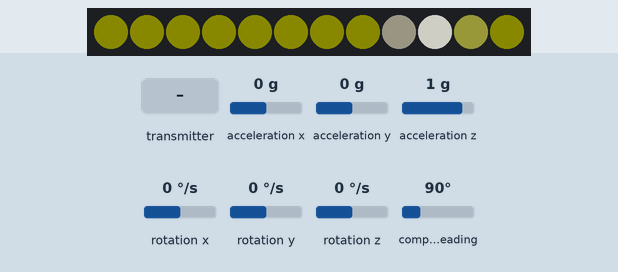
A sketch run on a simulated Arduino Uno, built with avr-gcc and run on an emulated ATmega328P. Parts: 12 RGB LEDs in strip order, left to right. The inputs (shaded band) are chosen by the test bench; at power-on: compass heading 90°, acceleration x 0 g, acceleration y 0 g, acceleration z 1 g, rotation x 0 °/s, rotation y 0 °/s, rotation z 0 °/s. Dim RGB values are drawn brighter than linear; random numbers use the default seed unless the sketch sets one; no radio packets arrive unless stated; what the sketch prints to the serial monitor is not drawn.

Above: at 1.27 s.
1.3 s: compass heading set to 7°
At 1.44 s:
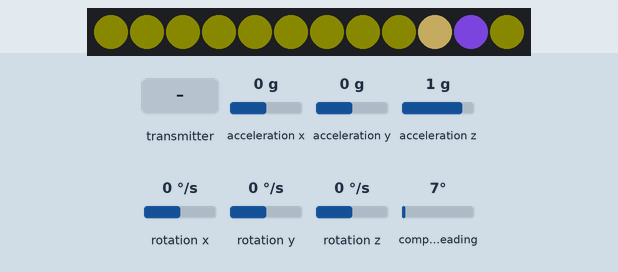
2.8 s: the transmitter starts sending gotByte = 0
At 4.0 s:
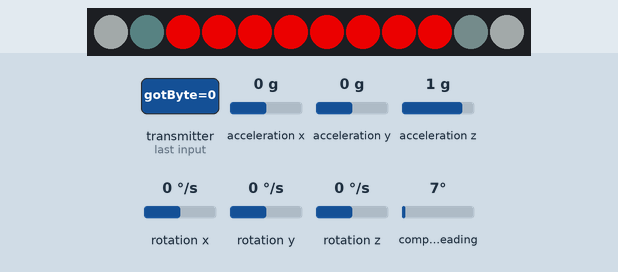
4.4 s: compass heading set to 90°
At 4.42 s:
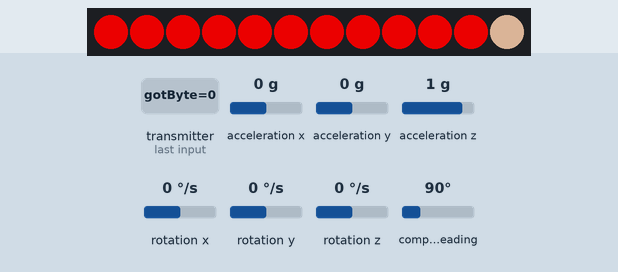
6.0 s: compass heading set to 180°
At 6.03 s:
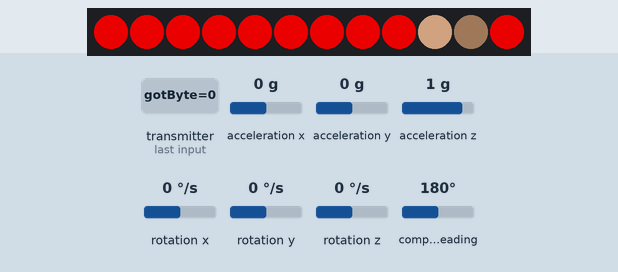
7.6 s: compass heading set to 269°
At 7.68 s:
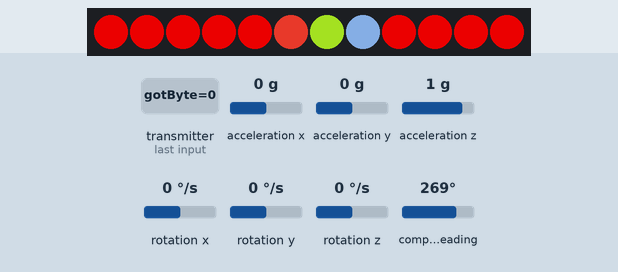
9.4 s: compass heading set to 352°
At 9.41 s:
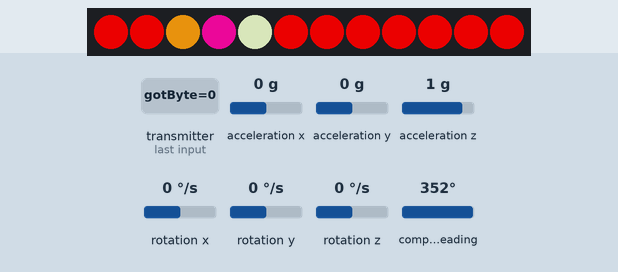

The sketch:

compass-mesh.ino
```cpp
/*
 * COMPASS WITH RF24 NETWORK
 *
 * Broadcast radio number to all nodes by writing to each pipe.
 * Read from just one.
 *
 * Or write to just one and read from each other pipe.
 *
 */

#include <Wire.h>
#include <LSM303.h>
#include <SPI.h>
#include <RF24.h>
#include <Adafruit_NeoPixel.h>
#include "SeekerParticleEmitter.h"

/****************** User Config ***************************/
#define PING_INTERVAL_MILLIS 1000
#define TOTAL_NODES 4 //TOTAL NUMBER OF NODES IN MESH

//THESE MUST BE SET! CHANGE ADDRESS AS YOU UPLOAD TO EACH NODE!
 uint8_t radioNumber = 3;

/* Hardware configuration: Set up nRF24L01 radio on SPI bus plus pins 9 & 10 */
 RF24 radio(9,10);
/**********************************************************/

#define PRESENCE_TIMEOUT_MILLIS 10000
#define MILLIS_PER_FRAME 10  // 83   // 1/12

#define LED_PIN 6
#define NUM_PIXELS 12
#define NUM_PARTICLES 8
#define POWER 256
#define COMPASS_READ_INTERVAL 66

uint32_t friendPixelColors[12];

Adafruit_NeoPixel strip = Adafruit_NeoPixel(NUM_PIXELS, LED_PIN, NEO_GRB + NEO_KHZ800);
SeekerParticleEmitter emitter = SeekerParticleEmitter(NUM_PIXELS, NUM_PARTICLES);

LSM303 compass;
unsigned long lastReadAt = 0;
uint8_t pixelHour = 0;
float alpha = 0.9; // 0.1; //0.9 // factor to smooth compass reading.
float heading = 0.0;

//const uint64_t writePipe = 0xF0F0F0F00LL;
//const uint64_t readPipe = 0xF0F0F0F00LL;

byte addresses[][6] = { "1Node", "2Node", "3Node", "4Node" };

long presence[TOTAL_NODES];
unsigned long lastPingSentAt = 0;
unsigned long lastStripUpdateAt = 0;
unsigned long compassLastReadAt = 0;

uint32_t wheel(uint8_t WheelPos);

uint32_t colorForFriend(int nodeAddress) {
  uint8_t red = 0;
  uint8_t green = 0;
  uint8_t blue = 0;

  switch (nodeAddress) {
    case 0:
      red = 255;
      break;
    case 1:
      green = 255;
      break;
    case 2:
      blue = 255;
      break;
    case 3:
      blue = 255;
      red = 255;
      break;
  }
  return strip.Color(red, green, blue);

  //return wheel(nodeAddress / (TOTAL_NODES-1) * 255);
}

void setup()
{
  Serial.begin(115200);
  Serial.println(F("rf24-mesh-ping"));

  randomSeed(analogRead(0));

  // Setup and configure radio

  radio.begin();
  Serial.println(F("radio initialized"));

  // Or try intermediate settings first:
  // RF24_PA_MIN, RF24_PA_LOW, RF24_PA_HIGH and RF24_PA_MAX
  radio.setPALevel(RF24_PA_MAX);
  // [ ]  Put a 10uF cap across + and - on the chip

  radio.setDataRate(RF24_250KBPS); // Fast enough.. Better range
  radio.setChannel(108); // 2.508 Ghz - Above most Wifi Channels

  radio.enableAckPayload();                     // Allow optional ack payloads

  // is this necessary?
  radio.enableDynamicPayloads();                // Ack payloads are dynamic payloads

  radio.openReadingPipe(1, addresses[radioNumber]);

  Serial.println(F("Starting to listen..."));
  radio.startListening();                       // Start listening
  Serial.println(F("Listening."));

  radio.writeAckPayload(1, &radioNumber, 1);          // Pre-load an ack-paylod into the FIFO buffer for pipe 1
//  radio.printDetails();

  Wire.begin();
  compass.init();
  compass.enableDefault();

  compass.m_min = (LSM303::vector<int16_t>){ -2929,  -3157,  -3112};
  compass.m_max = (LSM303::vector<int16_t>){ +4217,  +3779,  +4325};

  strip.begin();
  strip.setBrightness(192);
  strip.show();
  emitter.begin();

  lastReadAt = millis();

  for (int i=0; i<TOTAL_NODES; i++) {
    presence[i] = -1;
  }

  emitter.particleColorScale = 0.33;
}

void displayFriendColors() {
 int nearbyFriendsCount = 0;
 int colors[TOTAL_NODES];

  for (int i=0; i<TOTAL_NODES; i++) {
    colors[i] = 0;

    if (i == radioNumber || presence[i] == -1) continue;

    unsigned long timeSincePing = millis() - presence[i];

//    Serial.print("radio ");
//    Serial.print(i);
//    Serial.print(" last pinged ");
//    Serial.print(timeSincePing);
//    Serial.println(" millis ago");

    if (timeSincePing < PRESENCE_TIMEOUT_MILLIS) {
      colors[nearbyFriendsCount++] = i;
    }
  }

//Serial.print(radioNumber);
//Serial.print(": ");
//Serial.println(nearbyFriendsCount);

  if (nearbyFriendsCount > 0) {
    for (int i=0; i<nearbyFriendsCount ; i++) {
      int pixelsPerBlock = NUM_PIXELS / nearbyFriendsCount;

      int c = 0;
      for (int p=0; p<NUM_PIXELS; p++) {
//        friendPixelColors[p] = colorForFriend(colors[c]);
        strip.setPixelColor(p, colorForFriend(colors[c]));
//        Serial.print("pixel ");
//        Serial.print(p);
//        Serial.print(" color ");
//        Serial.println(c);

        if (p != 0 && (p+1) % pixelsPerBlock == 0) {
          // change to next person's color
          c++;
        }
      }
    }
  }
  else {
//    Serial.println("No nearby friends");
//    uint8_t minColor = 50;
    for (int p=0; p<NUM_PIXELS; p++) {
      strip.setPixelColor(p, Adafruit_NeoPixel::Color(15, 15, 0));
//      friendPixelColors[p] = Adafruit_NeoPixel::Color(50, 0, 0);
//      strip.setPixelColor(p, Adafruit_NeoPixel::Color(minColor, minColor, minColor));
    }
//    for (int p=0; p<nearbyFriendsCount+1; p++) {
//      strip.setPixelColor(p, Adafruit_NeoPixel::Color(10, 50, 0));
//    }
//    for (int p=11; p>11-radioNumber+1; p--) {
//      strip.setPixelColor(p, Adafruit_NeoPixel::Color(0, 0, 50));
//    }
  }

}

//
// TODO:
// [ ]  Calibrate
// [ ]  Print roll
// [ ]  Print pitch
//

void loop()
{
  unsigned long now = millis();

  if (now - compassLastReadAt > COMPASS_READ_INTERVAL) {
    compass.read();
    now = millis();
    compassLastReadAt = now;

    //  int pitch = compass.pitch();
    //  int roll = compass.roll();
    //
    //  Serial.print("pitch: ");
    //  Serial.println(pitch);
    //  Serial.print("roll: ");
    //  Serial.println(roll);

  }

  if (now - lastStripUpdateAt > MILLIS_PER_FRAME) {
    blacken();
    displayFriendColors();
//    displayCompassRose();
    displayNorth();

    strip.show();
    now = millis();
    lastStripUpdateAt = now;
  }

  sendPing();
  listenForPing();
}

/////////// radio vvv
void sendPing() {
  if (millis() - lastPingSentAt > PING_INTERVAL_MILLIS) {
    byte gotByte;
    radio.stopListening();

    for (int i = 0; i < TOTAL_NODES; i++) {
      if (i == radioNumber) continue;

      radio.openWritingPipe(addresses[i]);

//      unsigned long time = micros();

      delay(10);
//      Serial.print(radioNumber);
//      Serial.print(F(": Sending to radio "));
//      Serial.println(i);

      if ( radio.write(&radioNumber, 1) ) {
//        Serial.println("SENT");
        if (!radio.available()) {
          // If nothing in the buffer, we got an ack but it is blank
        }

        else {
//          Serial.println("RECEIVED ACK");
          while (radio.available()) {                      // If an ack with payload was received
            radio.read( &gotByte, 1 );                  // Read it, and display the response time
//            unsigned long timer = micros();

//            Serial.print(F("Got response from radio "));
//            Serial.print(gotByte);
//            Serial.print(F(" round-trip delay: "));
//            Serial.print(timer-time);
//            Serial.println(F(" microseconds"));

            int pingerIndex = (int)gotByte;
            presence[pingerIndex] = millis();
          }
        }

      }
      else {
      // If no ack response, sending failed
//        Serial.println(F("Sending failed."));
      }
    }

    radio.openReadingPipe(1, addresses[radioNumber]);
    radio.startListening();
  }
}

void listenForPing() {
  byte pipeNo;
  byte gotByte = -1;
  while( gotByte != radioNumber && radio.available(&pipeNo)) {              // Read all available payloads
    radio.read( &gotByte, 1 );

//    Serial.print(F("I am radio "));
//    Serial.print(radioNumber);
//    Serial.print(F(" and was pinged by radio "));
//    Serial.println(gotByte);

    int pingerIndex = (int)gotByte;
    presence[pingerIndex] = millis();

                                                 // Since this is a call-response. Respond directly with an ack payload.
                                                 // Ack payloads are much more efficient than switching to transmit mode to respond to a call
    radio.writeAckPayload(pipeNo, &radioNumber, 1);  // This can be commented out to send empty payloads.
  }
}
/////////// radio ^^^

void displayNorth() {
  int measurement = trunc(compass.heading());
  heading = alpha * measurement + (1-alpha) * heading;

  pixelHour = min(11, (360 - heading) / 30);

  emitter.attractorPosition = float(pixelHour) / 11.0f;
  emitter.update(strip);
}

void displayCompassRose() {
  int opp = pixelHour - (NUM_PIXELS / 2);
  if (opp < 0) {
    opp += NUM_PIXELS - 1;
  }
//  Serial.println("opp");
//  Serial.println(opp);
//  Serial.println("ph");
//  Serial.println(pixelHour);
  strip.setPixelColor(opp, 512); //strip.Color(r, g, b));
  return;

  for (uint8_t i=0; i<NUM_PIXELS; i++) {

    int diff = abs(i - pixelHour);
    int remainder = diff % (NUM_PIXELS/4);


    if (remainder == 0 && i == (NUM_PIXELS / 2) - 1) {
//      uint8_t r, g, b;
//      r = 0;
//      g = 51;
//      b = 102;

//      float s = 0.10;
//      strip.setPixelColor((i == 0 ? NUM_PIXELS-1 : i-1), strip.Color(r*s, g*s, b*s));
      strip.setPixelColor(i, 0); //strip.Color(r, g, b));
//      strip.setPixelColor((i == NUM_PIXELS-1 ? 0 : i+1), strip.Color(r*s, g*s, b*s));
    }
  }
}

void blacken() {
    for (uint8_t i=0; i<NUM_PIXELS; i++) {
    strip.setPixelColor(i, strip.Color(0, 0, 0));
  }
}

// Input a value 0 to 255 to get a color value.
// The colours are a transition r - g - b - back to r.
uint32_t Wheel(byte WheelPos) {
  WheelPos = 255 - WheelPos;
  if(WheelPos < 85) {
//   return strip.Color(255 - WheelPos * 3, 0, WheelPos * 3);
   return strip.Color(0, 0, WheelPos * 3);
  } else if(WheelPos < 170) {
    WheelPos -= 85;
   return strip.Color(0, WheelPos * 3, 255 - WheelPos * 3);
  } else {
   WheelPos -= 170;
   return strip.Color(0, 255 - WheelPos * 3, 0);
//   return strip.Color(WheelPos * 3, 255 - WheelPos * 3, 0);
  }
}
```

SeekerParticleEmitter.cpp
```cpp
// SeekerParticleEmitter.cpp


#include <arduino.h>
#include "SeekerParticleEmitter.h"

#define FPS 60.0
#define MILLIS_PER_FRAME (1000 / FPS)

const float damping = 0.85;  // 0.925 is good
const float springForce = 2.0; // 1.25 is ok;

Color wheel(uint8_t index);
float squared(float x);

SeekerParticleEmitter::SeekerParticleEmitter(uint16_t _numPixels, uint8_t _numParticles) {
  numPixels = _numPixels;
  numParticles = _numParticles;
  attractorPosition = 0.5;
  frameLastUpdatedAt = 0;
  particleColorScale = 1.0;

  particles = Vector<Particle>();
}

void SeekerParticleEmitter::begin(void) {
  for (uint8_t i=0; i < numParticles; i++) {
    Particle p;
//    p.pos = random(2) ? 0.0 : 1.0;
    p.pos = float(random(numPixels+1)) / float(numPixels);
    p.acc = 0;
    p.vel = 0;
    p.springForceScale = float(random(50.0, 150.0)) / 100.0;
    p.color = wheel((float(i+1) / float(numParticles)) * 255);
    particles.push(p);
  }
}

void SeekerParticleEmitter::update(Adafruit_NeoPixel& strip) {

  unsigned long now = millis();

  if (frameLastUpdatedAt == 0) {
    frameLastUpdatedAt = now;
  }

//  if ((now - frameLastUpdatedAt) < MILLIS_PER_FRAME) {
//    return;
//  }

  Color colorBuffer[numPixels];
  Color curColor;
//  Color blackColor;
//  blackColor.rgb[0] = 0;
//  blackColor.rgb[1] = 0;
//  blackColor.rgb[2] = 0;

  for (uint16_t j=0; j < numPixels; j++) {
//    colorBuffer[j] = blackColor;

    uint32_t c = strip.getPixelColor(j);
    curColor.rgb[0] = (uint8_t)(c >> 16),
    curColor.rgb[1] = (uint8_t)(c >>  8),
    curColor.rgb[2] = (uint8_t)c;

    colorBuffer[j] = curColor;

  }

  float millisSinceLastUpdate = float(now - frameLastUpdatedAt);

   for (uint8_t i=0; i < numParticles; i++) {
    Particle& p = particles[i];

    // Units must agree
    // acc unit is mm per second per second
    // vel unit is mm per second
    // pos unit is mm
    // then translate meters to pixel position

    p.acc = (attractorPosition - p.pos) * springForce * p.springForceScale;
    p.vel = (p.vel + p.acc) * damping;
    p.pos += (p.vel * millisSinceLastUpdate) / 1000;

    float pos = p.pos;
    if (pos > 1.0) {
      pos = (int(pos*100) % 1) / 100.0;
    }

    if (pos < 0.0) {
      pos = (int(-pos*100) % 1) / 100.0;
    }

    // set color
    uint8_t pixelPosition = (pos * numPixels);
    float absVel = fabs(p.vel);

    for (uint8_t ic=0; ic < 3; ic++) {
//      uint8_t c = (float(p.color.rgb[ic]) * max(0.75, min(1.5, absVel)) / numParticles);

      uint8_t scaledColor = float(p.color.rgb[ic]) / numParticles * particleColorScale;
      uint8_t c = max(15, min(255, (scaledColor * (absVel*100.0))));
      uint8_t c2 = c * 0.33;
//      uint8_t c3 = c2 * 0.33;

      colorBuffer[pixelPosition].rgb[ic] += c;
//      colorBuffer[pixelPosition].rgb[ic] += scaledColor;

      if (p.vel > 0 && pixelPosition > 0) {
        colorBuffer[pixelPosition-1].rgb[ic] += c2;
//        if (pixelPosition > 1) {
//          colorBuffer[pixelPosition-2].rgb[ic] += c3;
//        }
      }

      if (p.vel < 0 && pixelPosition < numPixels-2) {
        colorBuffer[pixelPosition+1].rgb[ic] += c2;
//        if (pixelPosition < numPixels-3) {
//          colorBuffer[pixelPosition+2].rgb[ic] += c3;
//        }
      }
    }

  }

  for (uint16_t j=0; j < numPixels; j++) {
    strip.setPixelColor(j, strip.Color(
      colorBuffer[j].rgb[0], colorBuffer[j].rgb[1], colorBuffer[j].rgb[2]));
  }

//  strip.show();
  frameLastUpdatedAt = millis();
}

float squared(float x) { return x*x; }

// Input a value 0 to 255 to get a color value.
// The colours are a transition r - g - b - back to r.
Color wheel(uint8_t index) {
  index = 255 - index;
  Color c;
  if (index < 85) {
    c.rgb[0] = 255 - index * 3;
    c.rgb[1] = 0;
    c.rgb[2] = index * 3;
  }
  else if (index < 170) {
    index -= 85;
    c.rgb[0] = 0;
    c.rgb[1] = index * 3;
    c.rgb[2] = 255 - index * 3;
  }
  else {
    index -= 170;
    c.rgb[0] = index * 3;
    c.rgb[1] = 255 - index * 3;
    c.rgb[2] = 0;
  }
  return c;
}
```

SeekerParticleEmitter.h
```cpp
// SeekerParticleEmitter.h

#include <Adafruit_NeoPixel.h>


// Minimal class to replace std::vector
template<typename Data>
class Vector {
  size_t d_size; // Stores no. of actually stored objects
  size_t d_capacity; // Stores allocated capacity
  Data *d_data; // Stores data
  public:
    Vector() : d_size(0), d_capacity(0), d_data(0) {}; // Default constructor
    Vector(Vector const &other) : d_size(other.d_size), d_capacity(other.d_capacity), d_data(0) { d_data = (Data *)malloc(d_capacity*sizeof(Data)); memcpy(d_data, other.d_data, d_size*sizeof(Data)); }; // Copy constuctor
    ~Vector() { free(d_data); }; // Destructor
    Vector &operator=(Vector const &other) { free(d_data); d_size = other.d_size; d_capacity = other.d_capacity; d_data = (Data *)malloc(d_capacity*sizeof(Data)); memcpy(d_data, other.d_data, d_size*sizeof(Data)); return *this; }; // Needed for memory management
    void push(Data const &x) { if (d_capacity == d_size) resize(); d_data[d_size++] = x; }; // Adds new value. If needed, allocates more space
    size_t size() const { return d_size; }; // Size getter
    Data const &operator[](size_t idx) const { return d_data[idx]; }; // Const getter
    Data &operator[](size_t idx) { return d_data[idx]; }; // Changeable getter
  private:
    void resize() { d_capacity = d_capacity ? d_capacity*2 : 1; Data *newdata = (Data *)malloc(d_capacity*sizeof(Data)); memcpy(newdata, d_data, d_size * sizeof(Data)); free(d_data); d_data = newdata; };// Allocates float the old space
};

typedef struct {
  uint8_t rgb[3]; // R, G, B
} Color;

typedef struct {
  float vel;
  float acc;
  float pos;
  float springForceScale;
  Color color;
} Particle;

class SeekerParticleEmitter {
 public:
  SeekerParticleEmitter(uint16_t numPixels, uint8_t numParticles);
  void
    begin(void),
    update(Adafruit_NeoPixel& strip);
  uint16_t numPixels;
  uint8_t numParticles;
  float attractorPosition;
  float particleColorScale;
  uint16_t stripLengthMM;
  uint8_t ppm;

  private:
    Vector<Particle> particles;
//    Adafruit_NeoPixel strip;
    unsigned long frameLastUpdatedAt;
};
```
